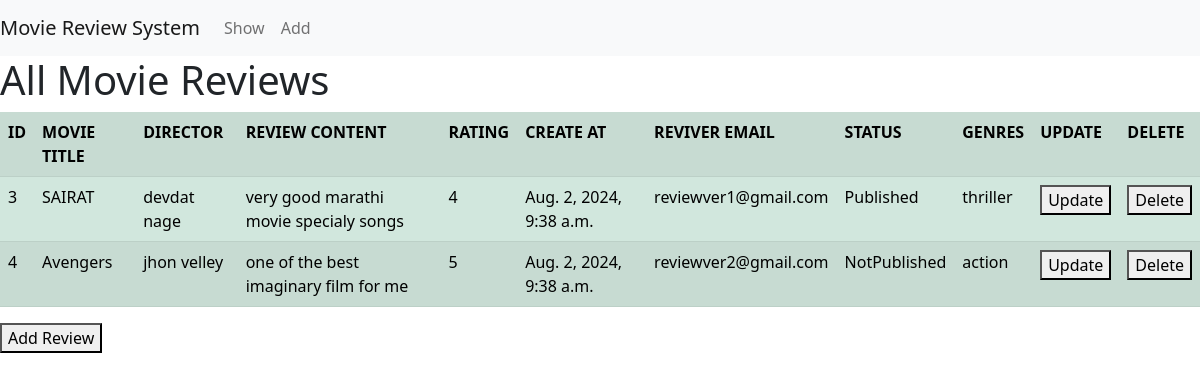
The page /revivew/show/ on the database its author committed.
### MRSApp/models.py (models this page shows)
class MRSystem(models.Model):
    PUBLISHED = 'Published'
    NOTPUBLISHED = 'NotPublished'
    STATUS_CHOICES = [
        (PUBLISHED, 'Published'),
        (NOTPUBLISHED, 'Notpublished'),
    ]
    CATEGORY_CHOICES = [
        ('horror', 'HORROR'),
        ('action', 'ACTION'),
        ('scifi', 'SCI-FI'),
        ('comedy', 'COMEDY'),
        ('thriller', 'THRILLER'),
    ]
    movietitle = models.CharField(null=False,max_length=200)
    director = models.CharField(null=False,max_length=100)
    reviewcontent = models.CharField(null=False,max_length=100)
    ratings = models.IntegerField(null=False)
    createdAt = models.DateTimeField(auto_now_add=True)
    reviewer_email_id = models.EmailField(unique=True)
    status = models.CharField(max_length=20,choices=STATUS_CHOICES,default=PUBLISHED,)
    geners = models.CharField(max_length=15,choices=CATEGORY_CHOICES)

### MRSApp/views.py (the view)
# urls.py: path('show/', views.Show_View),
def Show_View(request):
    template_name = 'MRSApp/Show.html'
    obj = MRSystem.objects.all()
    context = {'obj': obj}
    return render(request, template_name, context)

### templates/MRSApp/show.html (shortened to what this page needs)
{% extends "MRSApp/layout.html" %}
{% block heading %}
<h1>All Movie Reviews</h1>
{% endblock %}
{% block content %}
<table class="table table-success table-striped">
    <tr>
        <th>ID</th>
        <th>MOVIE TITLE</th>
        <th>DIRECTOR</th>
        <th>REVIEW CONTENT</th>
        <th>RATING</th>
        <th>CREATE AT</th>
        <th>REVIVER EMAIL</th>
        <th>STATUS</th>
        <th>GENRES</th>
        <th>UPDATE</th>
        <th>DELETE</th>
    </tr>
    {% for i in obj %}
    <tr>
        <td>{{i.id}}</td>
        <td>{{i.movietitle}}</td>
        <td>{{i.director}}</td>
        <td>{{i.reviewcontent}}</td>
        <td>{{i.ratings}}</td>
        <td>{{i.createdAt}}</td>
        <td>{{i.reviewer_email_id}}</td>
        <td>{{i.status}}</td>
        <td>{{i.geners}}</td>
        <td><a href="/revivew/update/{{i.id}}/"><button>Update</button></a></td>
        <td><a href="/revivew/delete/{{i.id}}/"><button>Delete</button></a></td>
    </tr>
    {% endfor %}
</table>
<a href="/revivew/add/">
    <button>Add Review</button>
</a>
{% endblock%}

### templates/MRSApp/layout.html (shortened to what this page needs)
<!DOCTYPE html>
<html lang="en">
<head>
    <link href="https://cdn.jsdelivr.net/npm/bootstrap@5.0.2/dist/css/bootstrap.min.css" rel="stylesheet">
</head>
<body>
<nav class="navbar navbar-expand-lg navbar-light bg-light">
  <a class="navbar-brand" href="#">Movie Review System</a>
  <div class="collapse navbar-collapse" id="navbarNav">
    <ul class="navbar-nav">
      <li class="nav-item">
        <a class="nav-link" href="/revivew/show/">Show</a>
      </li>
      <li class="nav-item">
        <a class="nav-link" href="/revivew/add/">Add</a>
      </li>
    </ul>
  </div>
</nav>
{% block heading %}{% endblock %}
{% block content %}{% endblock %}
</body>
</html>

### rows shown on the page
MRSystem: id "3", movietitle "SAIRAT", director "devdat nage", reviewcontent "very good marathi movie specialy songs", ratings "4", createdAt "Aug. 2, 2024, 9:38 a.m.", reviewer_email_id "reviewver1@gmail.com", status "Published", geners "thriller"
MRSystem: id "4", movietitle "Avengers", director "jhon velley", reviewcontent "one of the best imaginary film for me", ratings "5", createdAt "Aug. 2, 2024, 9:38 a.m.", reviewer_email_id "reviewver2@gmail.com", status "NotPublished", geners "action"
